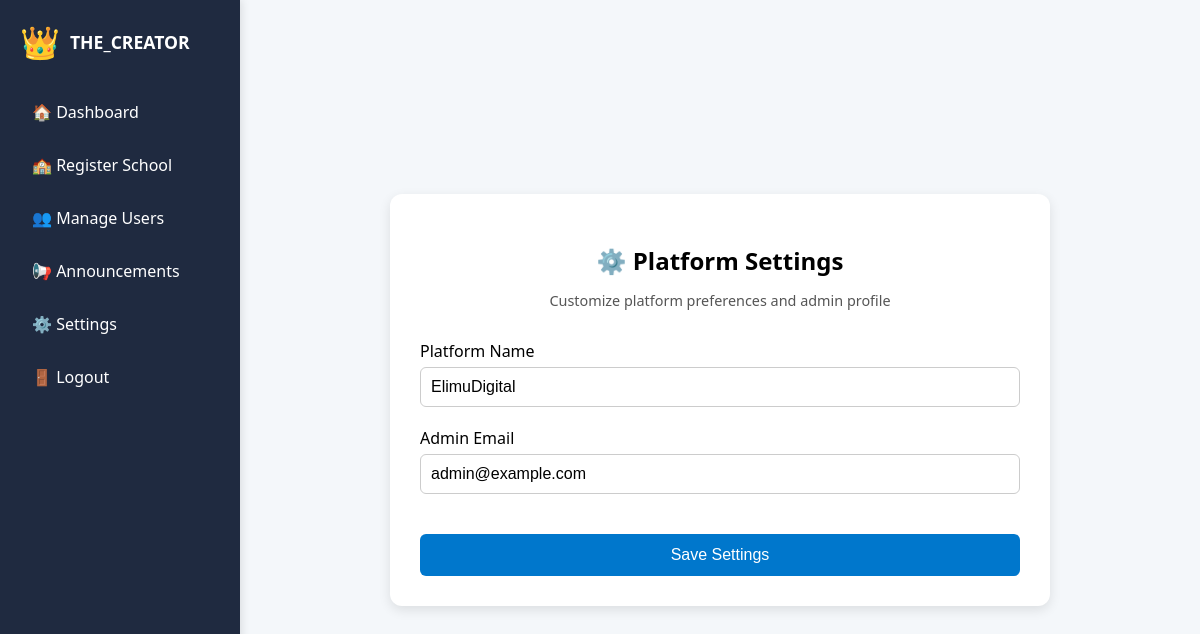
Screenshot of /settings/ (signed in) with the database file from the repository.
### theschool/models.py (models this page shows, shortened)
class User(AbstractUser):
    ROLE_CHOICES = (
        ('admin', 'Admin'),
        ('teacher', 'Teacher'),
        ('parent', 'Parent'),
        ('platform_admin', 'Platform Admin'),
    )
    role = models.CharField(max_length=20, choices=ROLE_CHOICES)
    school = models.ForeignKey(School, on_delete=models.CASCADE, null=True, blank=True)
    phone_number = models.CharField(max_length=20, blank=True)
    is_platform_admin = models.BooleanField(default=False)

class PlatformConfig(models.Model):
    platform_name = models.CharField(max_length=100, default='PlotiYako')
    admin_email = models.EmailField(default='admin@example.com')

### theschool/views.py (the view, shortened to what this page needs)
# urls.py: path('settings/', views.settings_view, name='settings'),
@login_required
def settings_view(request):
    if not request.user.is_platform_admin:
        return redirect('dashboard')
    config, _ = PlatformConfig.objects.get_or_create(id=1)
    return render(request, 'settings.html', {
        'platform_name': config.platform_name,
        'admin_email': config.admin_email
    })

### templates/settings.html (shortened to what this page needs)
{% load static %}
<!DOCTYPE html>
<html lang="en">
<head>
  <link rel="stylesheet" href="{% static 'css/sidebar.css' %}">
  <link rel="stylesheet" href="{% static 'css/settings.css' %}">
</head>
<body>
  {% include 'sidebar.html' %}
  <main class="main-content">
    <div class="settings-container">
      <h2>⚙️ Platform Settings</h2>
      <p class="subtitle">Customize platform preferences and admin profile</p>
      <form method="POST">
        <div class="form-group">
          <label for="platform_name">Platform Name</label>
          <input type="text" id="platform_name" name="platform_name" placeholder="e.g. ElimuDigital" value="{{ platform_name }}">
        </div>
        <div class="form-group">
          <label for="admin_email">Admin Email</label>
          <input type="email" id="admin_email" name="admin_email" placeholder="e.g. admin@example.com" value="{{ admin_email }}">
        </div>
        <button type="submit">Save Settings</button>
      </form>
    </div>
  </main>
</body>
</html>

### templates/sidebar.html
{% load static %}
<link rel="stylesheet" href="{% static 'css/sidebar.css' %}">
<aside class="sidebar">
  <div class="profile">
    <div class="avatar">👑</div>
    <div class="info">
      <span class="username">{{ request.user.username }}</span>
    </div>
  </div>
  <nav>
    <ul class="nav-links">
      <li><a href="{% url 'platform_dashboard' %}">🏠 Dashboard</a></li>
      <li><a href="{% url 'register_school' %}">🏫 Register School</a></li>
      <li><a href="{% url 'manage_users' %}">👥 Manage Users</a></li>
      <li><a href="{% url 'announcements' %}">📢 Announcements</a></li>
      <li><a href="{% url 'settings' %}">⚙️ Settings</a></li>
      <li><a href="{% url 'logout' %}">🚪 Logout</a></li>
    </ul>
  </nav>
</aside>

### static/css/sidebar.css (style rules this page uses)
.sidebar { position: fixed; top: 0; left: 0; width: 240px; height: 100vh; background-color: #1f2a40; color: #fff; padding: 20px; box-shadow: 2px 0 8px rgba(0,0,0,0.1); display: flex; flex-direction: column; z-index: 1000; box-sizing: border-box; }
.profile { display: flex; align-items: center; margin-bottom: 30px; }
.avatar { font-size: 2em; margin-right: 10px; }
.info .username { font-weight: bold; font-size: 1.1em; }
.nav-links { list-style: none; padding: 0; margin: 0; }
.nav-links li { margin-bottom: 15px; }
.nav-links a { color: #fff; text-decoration: none; font-size: 1em; display: block; padding: 8px 12px; border-radius: 6px; transition: background-color 0.2s ease; }

### static/css/settings.css (style rules this page uses)
html, body { margin: 0; padding: 0; height: 100%; font-family: 'Segoe UI', sans-serif; background: #f4f7fa; }
.main-content { margin-left: 240px; padding: 40px; min-height: 100vh; box-sizing: border-box; display: flex; justify-content: center; align-items: center; }
.settings-container { width: 100%; max-width: 600px; background: white; padding: 30px; border-radius: 12px; box-shadow: 0 4px 12px rgba(0,0,0,0.1); animation: fadeIn 0.5s ease-in-out; }
h2 { text-align: center; margin-bottom: 10px; }
.subtitle { text-align: center; font-size: 0.9em; color: #555; margin-bottom: 30px; }
.form-group { margin-bottom: 20px; display: flex; flex-direction: column; }
label { font-weight: 500; margin-bottom: 5px; }
input[type="text"], input[type="email"] { padding: 10px; border: 1px solid #ccc; border-radius: 6px; font-size: 1em; }
button { width: 100%; padding: 12px; background-color: #0077cc; color: white; border: none; border-radius: 6px; font-size: 1em; margin-top: 20px; cursor: pointer; transition: background-color 0.3s ease; }

### rows the page displays
User: user.username "THE_CREATOR"
PlatformConfig: platform_name "ElimuDigital", admin_email "admin@example.com"
